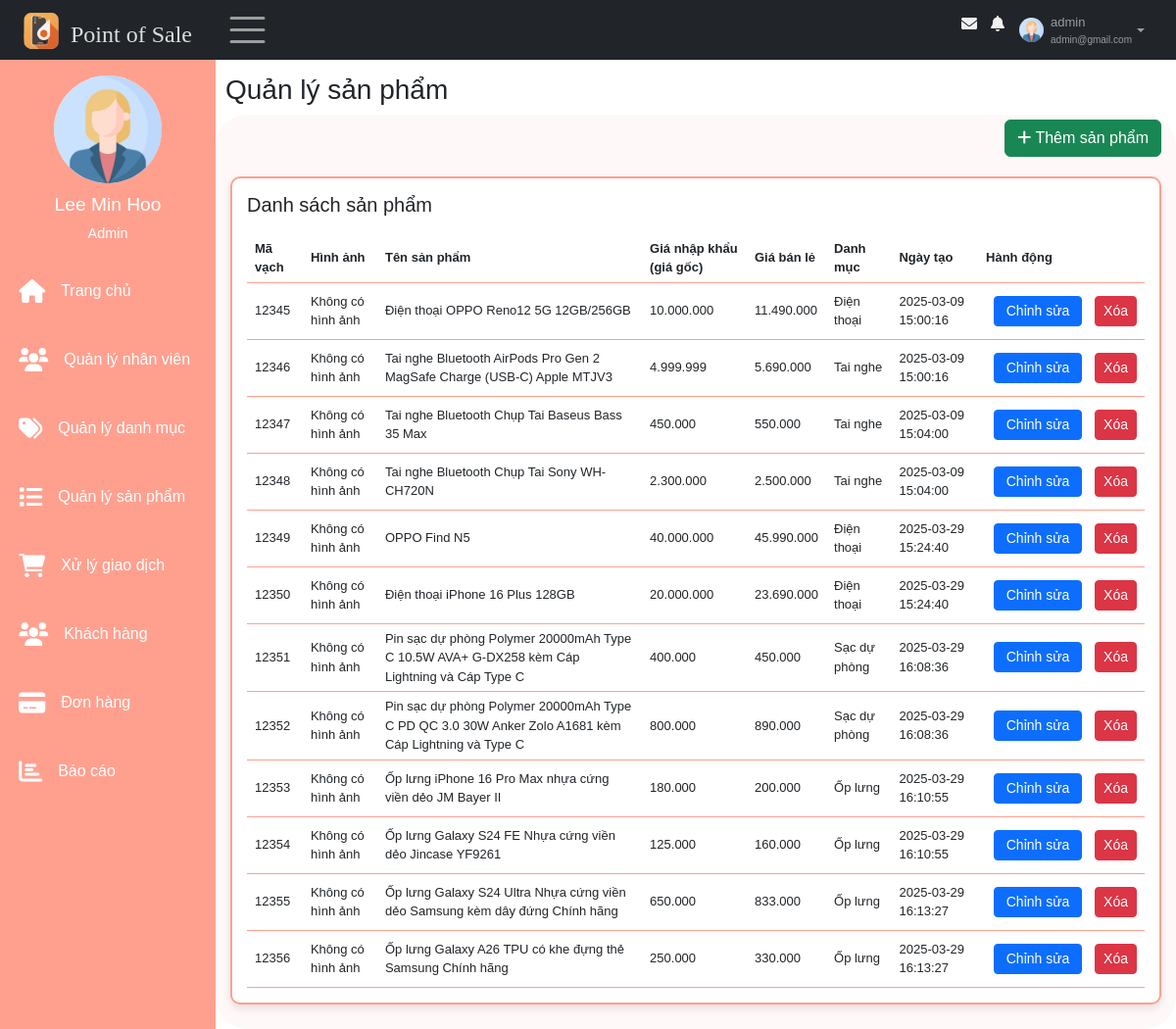
/views/index.php?sidebar=quanlysanpham (signed in), run on an earlier commit of the app's database.
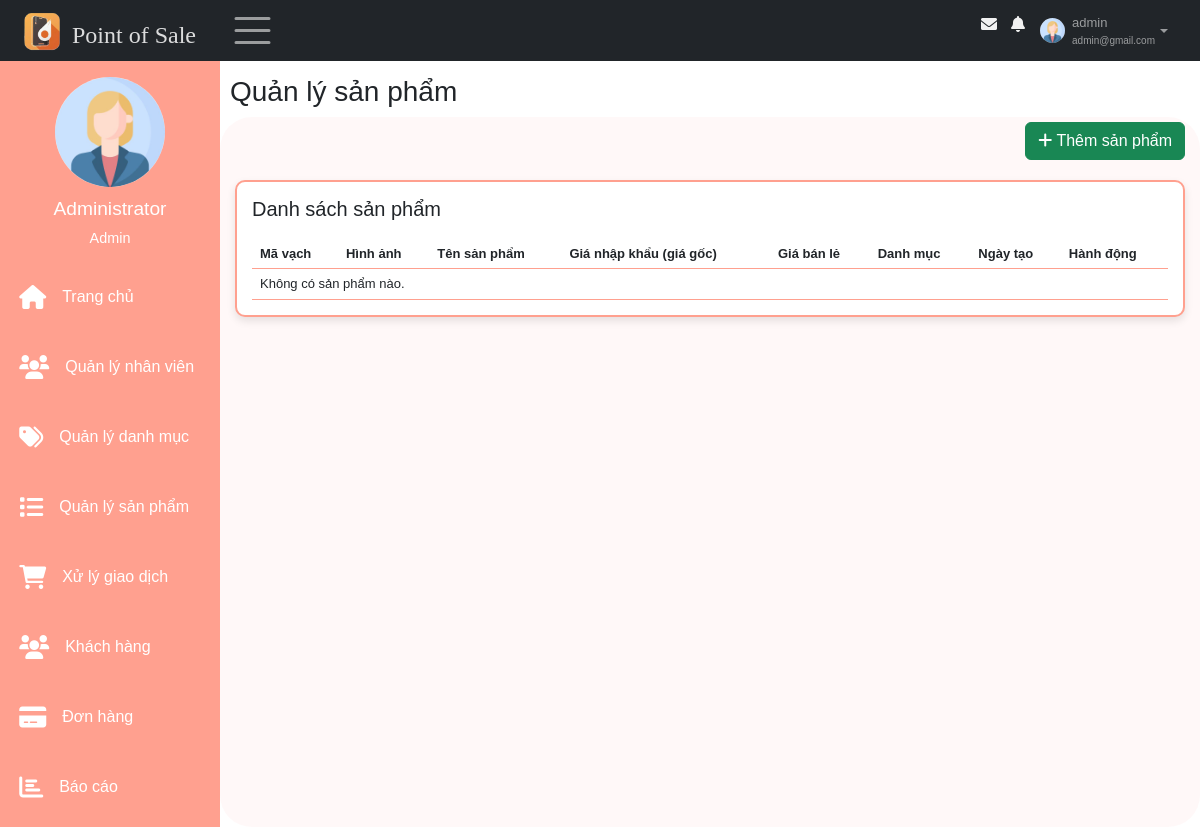
And on a later commit of the database.
### tables this page shows
CREATE TABLE `sanpham` (
  `mavach` varchar(50) NOT NULL,
  `tensp` varchar(100) NOT NULL,
  `giagoc` decimal(10,0) NOT NULL,
  `giabanle` decimal(10,0) NOT NULL,
  `img` varchar(50) DEFAULT NULL,
  `id_danhmuc` int(11) NOT NULL,
  `ngaytao` timestamp NOT NULL DEFAULT current_timestamp()
);

CREATE TABLE `danhmucsp` (
  `id` int(11) NOT NULL,
  `tendm` varchar(50) NOT NULL,
  `mota` varchar(100) DEFAULT NULL,
  `ngaytao` timestamp NOT NULL DEFAULT current_timestamp(),
  `id_nguoitao` int(11) DEFAULT NULL
);

### models/quanlyhoso/getProfileNV.php (called while the page is built, shortened)
<?php
    $conn = connectDB();
    if (isset($_GET["id_detail"])) {
        $id = $_GET["id_detail"];
    } else {
        $id = $_SESSION["id"];
    }
    if(empty($_SESSION["id"])) {
        header("Location: ../index.php");
        exit();
    }else{
        $sql = "SELECT nhanvien.*, taikhoan.trangthai_khoa, taikhoan.role FROM nhanvien, taikhoan WHERE nhanvien.id = taikhoan.id_nhanvien AND nhanvien.id =" . $id;
    }
    $result = $conn->query($sql);
    if ($result->num_rows > 0) {
        $row = $result->fetch_assoc();
        $profile_img = $row["img"]??"";
    }
?>

### models/danhmuc_sanpham/permission.php (called while the page is built, shortened)
<?php
function isAdmin() {
    return isset($_SESSION["role"]) && $_SESSION["role"] == "Admin";
}
function canManageProducts() {
    return isAdmin();
}
function canViewImportPrice() {
    return isAdmin();
}
?>

### models/danhmuc_sanpham/ShowProduct.php (the view, shortened to what the changed rows need)
<?php
include_once('permission.php');
$conn = connectDB();
$sql = "SELECT sanpham.*, danhmucsp.tendm FROM sanpham
        LEFT JOIN danhmucsp ON sanpham.id_danhmuc = danhmucsp.id";
$result = $conn->query($sql);
if ($result->num_rows > 0) {
    while ($row = $result->fetch_assoc()) {
        echo "<tr data-mavach='{$row["mavach"]}' data-id_danhmuc='{$row["id_danhmuc"]}' data-img='{$row["img"]}'>";
        echo "<td>" . htmlspecialchars($row["mavach"]) . "</td>";
        $imgSrc = "";
        echo "<td>" . ($imgSrc ? "<img src='{$imgSrc}' width='80' height='80' alt='Sản phẩm'>" : "Không có hình ảnh") . "</td>";
        echo "<td>" . htmlspecialchars($row["tensp"]) . "</td>";
        if(canViewImportPrice()) {
            echo "<td>" . number_format($row["giagoc"], 0, ',', '.') . "</td>";
        }
        echo "<td>" . number_format($row["giabanle"], 0, ',', '.') . "</td>";
        echo "<td>" . htmlspecialchars($row["tendm"] ?? 'Không có danh mục') . "</td>";
        echo "<td>" . $row["ngaytao"] . "</td>";
        if(canManageProducts()) {
            echo "<td>
              <div class='action-buttons' style ='display: flex; gap: 5px; align-items: center; justify-content: center;'>
                  <a href='#' class='btn btn-sm btn-primary edit-btn'
                     data-mavach='" . htmlspecialchars($row["mavach"], ENT_QUOTES) . "'
                     data-img='" . htmlspecialchars($row["img"], ENT_QUOTES) . "'
                     data-tensp='" . htmlspecialchars($row["tensp"], ENT_QUOTES) . "'
                     data-giagoc='" . $row["giagoc"] . "'
                     data-giabanle='" . $row["giabanle"] . "'
                     data-id_danhmuc='" . $row["id_danhmuc"] . "'
                     data-ngaytao='" . $row["ngaytao"] . "'>Chỉnh sửa</a>
                  <a href='#' class='btn btn-sm btn-danger delete-btn'
                     data-mavach='" . htmlspecialchars($row["mavach"], ENT_QUOTES) . "'>Xóa</a>
              </div>
          </td>";
        }
        echo "</tr>";
    }
} else {
    $colspan = 7;
    if(canViewImportPrice()) $colspan++;
    if(canManageProducts()) $colspan++;
    echo "<tr><td colspan='$colspan'>Không có sản phẩm nào.</td></tr>";
}
?>

### views/pages/main/sidebar.php (shortened to what the changed rows need)
<div class="sidebar"  id="mySidebar" >
    <div class="sidebar-user">
        <img src="../models/quanlyhoso/imagesNV/<?=$profile_img?>" height = "70px"  width = "70px" alt = "">
            <div>
                <h3><?=$_SESSION['tennv']?></h3>
                <span><?=$_SESSION['role']?></span>
        </div>
    </div>
    <div class="sidebar-menu">
        <ul >
            <li class="item">
                <a class="link" href="index.php">
                    <span class = "fa fa-home"></span>
                    <p class="item-sidebar">Trang chủ</p>
                </a>
            </li>
            <?php
                if ($_SESSION['role'] == 'Admin') {
                    ?>
                    <li class="item">
                        <a class="link" href="index.php?sidebar=quanlynhanvien">
                            <span class = "fa fa-users"></span>
                            <p class="item-sidebar">Quản lý nhân viên</p>
                        </a>
                    </li>
                <?php
            }?>
            <li class="item">
                <a class="link" href="index.php?sidebar=quanlydanhmuc">
                    <span class = "fa fa-tags"></span>
                    <p class="item-sidebar">Quản lý danh mục</p>
                </a>
            </li>
            <li class="item">
                <a class="link" href="index.php?sidebar=quanlysanpham">
                    <span class = "fa fa-list"></span>
                    <p class="item-sidebar">Quản lý sản phẩm</p>
                </a>
            </li>
            <li class="item">
                <a class="link" href="index.php?sidebar=giaodich">
                    <span class = "fa fa-shopping-cart"></span>
                    <p class="item-sidebar">Xử lý giao dịch</p>
                </a>
            </li>
            <li class="item">
                <a class="link" href="index.php?sidebar=khachhang">
                    <span class = "fa fa-users"></span>
                    <p class="item-sidebar">Khách hàng</p>
                </a>
            </li>
            <li class="item">
                <a class="link" href="index.php?sidebar=donhang">
                    <span class = "fa fa-credit-card"></span>
                    <p class="item-sidebar">Đơn hàng</p>
                </a>
            </li>
            <li class="item">
                <a class="link" href="index.php?sidebar=baocao">
                    <span class = "fa fa-bar-chart"></span>
                    <p class="item-sidebar">Báo cáo</p>
                </a>
            </li>
        </ul>
    </div>
</div>

What changed in the data, as far as the page shows it:
removed sanpham: mavach "12345", tensp "Điện thoại OPPO Reno12 5G 12GB/256GB", giagoc "10.000.000", giabanle "11.490.000", id_danhmuc.tendm "Điện thoại", ngaytao "2025-03-09 15:00:16"
removed sanpham: mavach "12346", tensp "Tai nghe Bluetooth AirPods Pro Gen 2 MagSafe Charge (USB-C) Apple MTJV3", giagoc "4.999.999", giabanle "5.690.000", id_danhmuc.tendm "Tai nghe", ngaytao "2025-03-09 15:00:16"
removed sanpham: mavach "12347", tensp "Tai nghe Bluetooth Chụp Tai Baseus Bass 35 Max", giagoc "450.000", giabanle "550.000", id_danhmuc.tendm "Tai nghe", ngaytao "2025-03-09 15:04:00"
removed sanpham: mavach "12348", tensp "Tai nghe Bluetooth Chụp Tai Sony WH-CH720N", giagoc "2.300.000", giabanle "2.500.000", id_danhmuc.tendm "Tai nghe", ngaytao "2025-03-09 15:04:00"
removed sanpham: mavach "12349", tensp "OPPO Find N5", giagoc "40.000.000", giabanle "45.990.000", id_danhmuc.tendm "Điện thoại", ngaytao "2025-03-29 15:24:40"
removed sanpham: mavach "12350", tensp "Điện thoại iPhone 16 Plus 128GB", giagoc "20.000.000", giabanle "23.690.000", id_danhmuc.tendm "Điện thoại", ngaytao "2025-03-29 15:24:40"
removed sanpham: mavach "12351", tensp "Pin sạc dự phòng Polymer 20000mAh Type C 10.5W AVA+ G-DX258 kèm Cáp Lightning và Cáp Type C", giagoc "400.000", giabanle "450.000", id_danhmuc.tendm "Sạc dự phòng", ngaytao "2025-03-29 16:08:36"
removed sanpham: mavach "12352", tensp "Pin sạc dự phòng Polymer 20000mAh Type C PD QC 3.0 30W Anker Zolo A1681 kèm Cáp Lightning và Type C", giagoc "800.000", giabanle "890.000", id_danhmuc.tendm "Sạc dự phòng", ngaytao "2025-03-29 16:08:36"
removed sanpham: mavach "12353", tensp "Ốp lưng iPhone 16 Pro Max nhựa cứng viền dẻo JM Bayer II", giagoc "180.000", giabanle "200.000", id_danhmuc.tendm "Ốp lưng", ngaytao "2025-03-29 16:10:55"
removed sanpham: mavach "12354", tensp "Ốp lưng Galaxy S24 FE Nhựa cứng viền dẻo Jincase YF9261", giagoc "125.000", giabanle "160.000", id_danhmuc.tendm "Ốp lưng", ngaytao "2025-03-29 16:10:55"
removed sanpham: mavach "12355", tensp "Ốp lưng Galaxy S24 Ultra Nhựa cứng viền dẻo Samsung kèm dây đứng Chính hãng", giagoc "650.000", giabanle "833.000", id_danhmuc.tendm "Ốp lưng", ngaytao "2025-03-29 16:13:27"
removed sanpham: mavach "12356", tensp "Ốp lưng Galaxy A26 TPU có khe đựng thẻ Samsung Chính hãng", giagoc "250.000", giabanle "330.000", id_danhmuc.tendm "Ốp lưng", ngaytao "2025-03-29 16:13:27"
Also different on the page:
$_SESSION['tennv']: "Lee Min Hoo" → "Administrator"
text now shown: "Không có sản phẩm nào."
